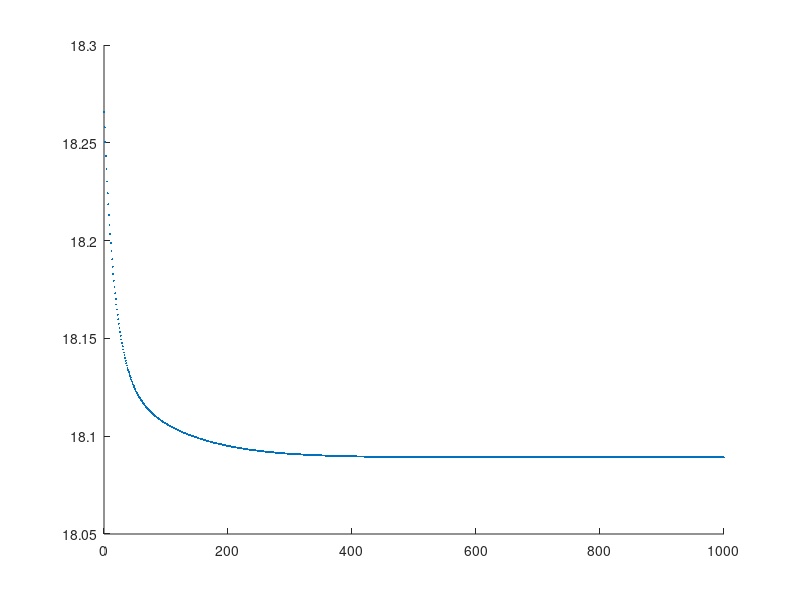
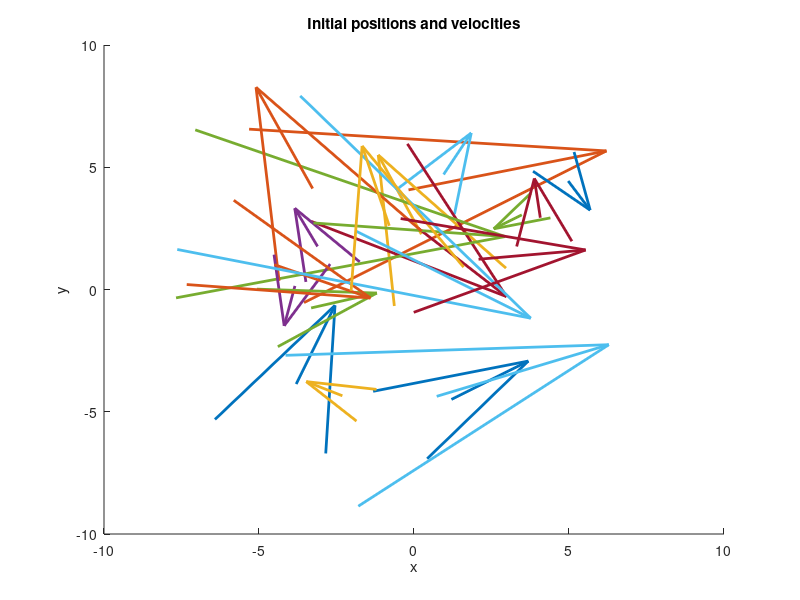

Reproduce these figures in MATLAB, in order. (Note: this script raises an error after producing the figures.)
% Cucker Smale Algorithm in R^2
%
% Script for running a variable number of tests on the Cucker Smale model
% and calculating the decay of average position/velocity standard
% deviations per iteration. Variables are currently set to produce the
% nicest scatter plot but can be adjusted as necessary. Keep K*h small
% though as this is only a first order approximation (Euler method).

clear all
close all

% Set up variables

N=20;           % Number of birds
M=1;            % Number of tests
wx=10;          % Length of square to uniformly generate positions on
wv=10;          % Length of square to uniformly generate velocities on
numIt=1000;     % Number of iterations
K=1;            % Coupling constant
beta=1;         % Decay Constant, Ha-Liu Tests will be wrong if not 1
h=0.005;        % Time step

% Uniformly generate M positions and M velocites in R^2 on the square of
% length w. Positions have mean (0,0), and velocities have mean (wv/4,0).
x = zeros(N,2*M);
v = zeros(N,2*M);
for n = 1:M
    x(:,2*n-1) = wx*(-1/2 + rand(N,1));
    x(:,2*n) = wx*(-1/2 + rand(N,1));
    v(:,2*n-1) = wv*(-1/4 + rand(N,1));
    v(:,2*n) = wv*(-1/2 + rand(N,1)); 
end

% Quiver plot the initial conditions on the first test.

figure(3)
hold on
for i=1:N
    quiver(x(i,1),x(i,2),v(i,1),v(i,2),'LineWidth',2, 'MaxHeadSize', 1);
end
title('Initial positions and velocities');
xlabel('x') ;
ylabel('y');
hold off

% Convert to Centre of Mass Coordinates.

xcom = (1/N)*sum(x);
vcom = (1/N)*sum(v);

x = x - xcom;
v = v - vcom;

% Create the matrix of standard deviations.

xnorm = zeros(numIt+1,M);
vnorm = zeros(numIt+1,M);

for m = 1:M
    xnorm(1,m) = sqrt(sum(x(1:N,2*m-1).^2 + x(1:N,2*m).^2));
    vnorm(1,m) = sqrt(sum(v(1:N,2*m-1).^2 + v(1:N,2*m).^2));
end

% Get Ha-Liu Bounds. THIS IS ONLY TRUE FOR beta = 1! Keep wx, wv
% small if you want close bounds, otherwise these will look quite extreme.

x0min = min(xnorm(1,:));
x0max = max(xnorm(1,:));
x0av = (1/M)*sum(xnorm(1,1:M));
v0min = min(vnorm(1,:));
v0max = max(vnorm(1,:));
v0av = (1/M)*sum(vnorm(1,1:M));

am_min = (sqrt(2)*x0min + sqrt(2*(x0min)^2 + 1))*exp(-sqrt(2)*v0min*1/(N*K));
bm_min = max(1,am_min);
am_max = (sqrt(2)*x0max + sqrt(2*(x0max)^2 + 1))*exp(-sqrt(2)*v0max*1/(N*K));
bm_max = max(1,am_max);
am_av = (sqrt(2)*x0av + sqrt(2*(x0av)^2 + 1))*exp(-sqrt(2)*v0av*1/(N*K));
bm_av = max(1,am_av);

aM_min = (sqrt(2)*x0min + sqrt(2*(x0min)^2 + 1))*exp(sqrt(2)*v0min*1/(N*K));
aM_max = (sqrt(2)*x0max + sqrt(2*(x0max)^2 + 1))*exp(sqrt(2)*v0max*1/(N*K));
aM_av = (sqrt(2)*x0av + sqrt(2*(x0av)^2 + 1))*exp(sqrt(2)*v0av*1/(N*K));

xm_min = ((bm_min)^2 - 1)/(2*sqrt(2)*bm_min);
xm_max = ((bm_max)^2 - 1)/(2*sqrt(2)*bm_max);
xm_av = ((bm_av)^2 - 1)/(2*sqrt(2)*bm_av);
xM_min = ((aM_min)^2 - 1)/(2*sqrt(2)*aM_min);
xM_max = ((aM_max)^2 - 1)/(2*sqrt(2)*aM_max);
xM_av = ((aM_av)^2 - 1)/(2*sqrt(2)*aM_av);

vM_min = zeros(numIt+1,1);
vM_max = zeros(numIt+1,1);
vM_av = zeros(numIt+1,1);

for n = 0:numIt
    vM_min(n+1,1) = v0min*exp(-(K/(1+2*(xM_min)^2)^(1/2))*n*h);
    vM_max(n+1,1) = v0max*exp(-(K/(1+2*(xM_max)^2)^(1/2))*n*h);
    vM_av(n+1,1) = v0av*exp(-(K/(1+2*(xM_av)^2)^(1/2))*n*h);
end

% Now perform the Cucker Smale test on each pair of columns. To speed up
% calculations I have used the Laplacian matrix method introduced in Cucker
% & Smale's original paper (2007).

for n = 1:numIt
    for m = 1:M
        a = zeros(N,N);
        for i=1:N
            for j =i+1:N
                a(i,j) = K*(1 + norm(x(i,(2*m-1):2*m)-x(j,(2*m-1):2*m))^2)^(-beta/2);
            end
        end
        A = a + a';
        L = diag(sum(A,2)) - A;
        
        x(1:N,2*m-1) = x(1:N,2*m-1) + h*v(1:N,2*m-1);
        x(1:N,2*m) = x(1:N,2*m) + h*v(1:N,2*m);
        v(1:N,2*m-1) = (eye(N) - h*L)*v(1:N,2*m-1);
        v(1:N,2*m) = (eye(N) - h*L)*v(1:N,2*m);  
        
        % Calculate norms
        xnorm(n+1,m) = sqrt(sum(x(1:N,2*m-1).^2 + x(1:N,2*m).^2));
        vnorm(n+1,m) = sqrt(sum(v(1:N,2*m-1).^2 + v(1:N,2*m).^2));
    end
end

% Take average over M tests per iteration

ivector = zeros(numIt+1,1);
for i=1:numIt
    ivector(i+1)=i;
end
xnormav = (1/M)*sum(xnorm,2);
vnormav = (1/M)*sum(vnorm,2);

% Scatter plot the averages per iteration. Recommend commenting the x_m,
% x_M plots as they are very generous!

figure(1)
hold on
scatter(ivector, xnormav,2, 'filled');
%yline(xm_min, '--','Minimum m');
%yline(xm_max, '--','Maximum m');
yline(xm_av, '-','Minimum Bound m','color',[0.8500 0.3250 0.0980]); %change back to avg
%yline(xM_min, '--','Minimum M');
%yline(xM_max, '--','Maximum M');
yline(xM_av, '-','Maximum Bound M','color',[0.8500 0.3250 0.0980]);
title('Position Standard Deviation per Iteration');
xlabel('Number of Iterations') ;
ylabel('Standard Deviation');
hold off
figure(2)
hold on
scatter(ivector, vnormav,2, 'filled');
%scatter(ivector, vM_min,1/2);
%scatter(ivector, vM_max,1/2);
scatter(ivector, vM_av,1/2, 'filled');
title('Velocity Standard Deviation per Iteration')
xlabel('Number of Iterations') 
ylabel('Standard Deviation')
hold off

% Finally, we look at a quiver plot of the final velocities
x = x + xcom + vcom*h*numIt;
v = v + vcom;
figure(4)
hold on
for i=1:N
    quiver(x(i,1),x(i,2),v(i,1),v(i,2), 'LineWidth',2, 'MaxHeadSize', 1);
end
title('Final positions and velocities');
xlabel('x') ;
ylabel('y');
hold off

% Note that the standard deviation is scaled by a factor of sqrt(N).
